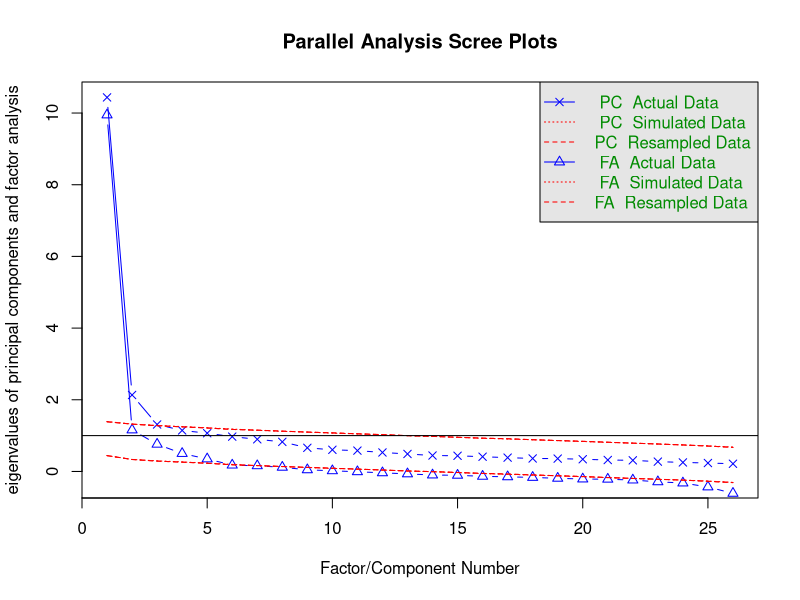
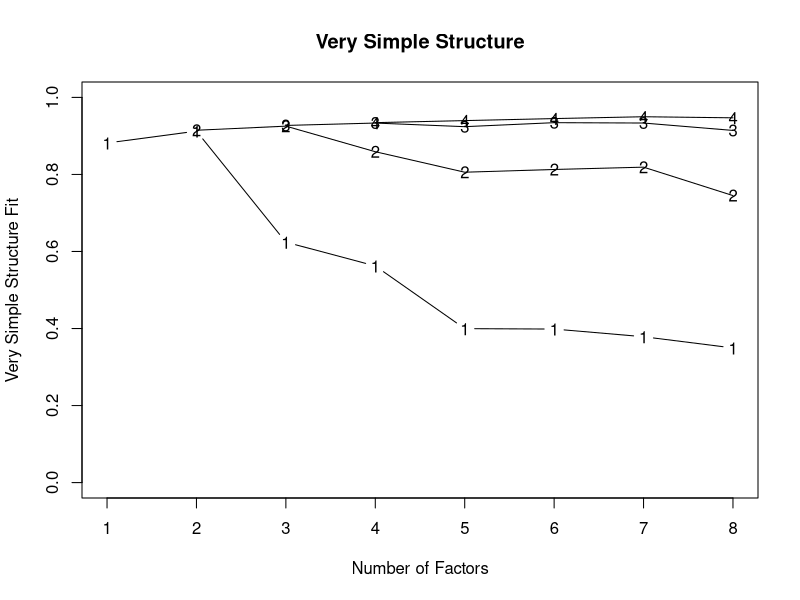
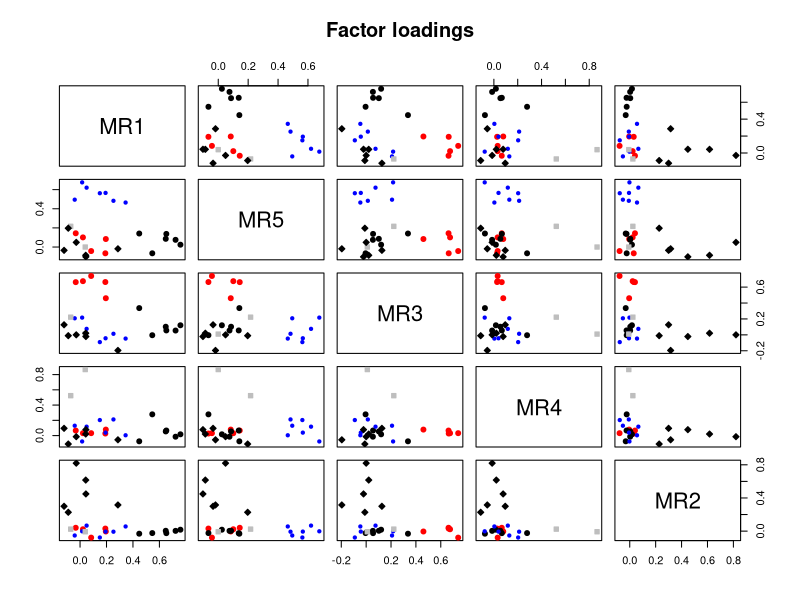
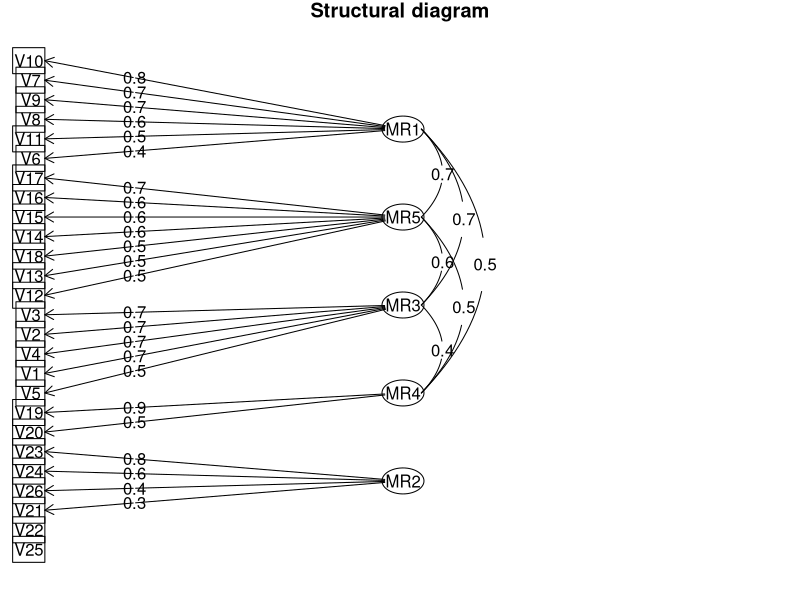
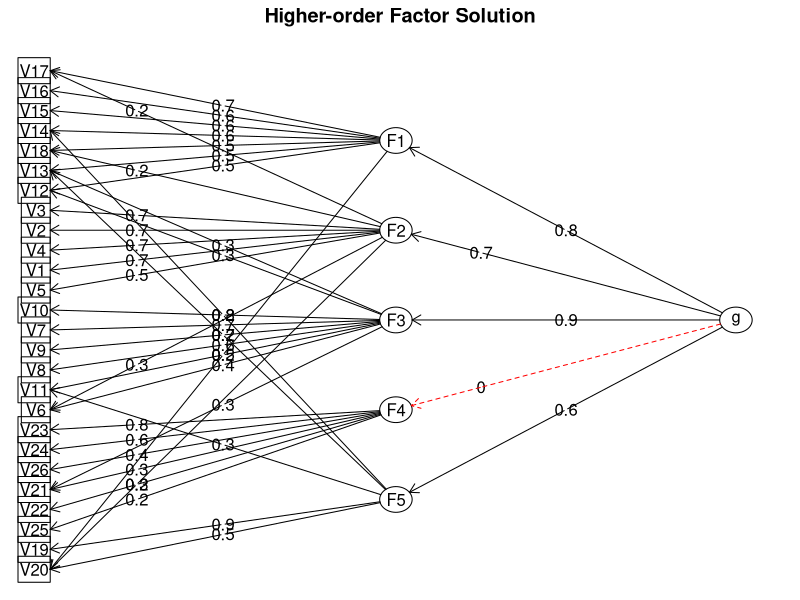
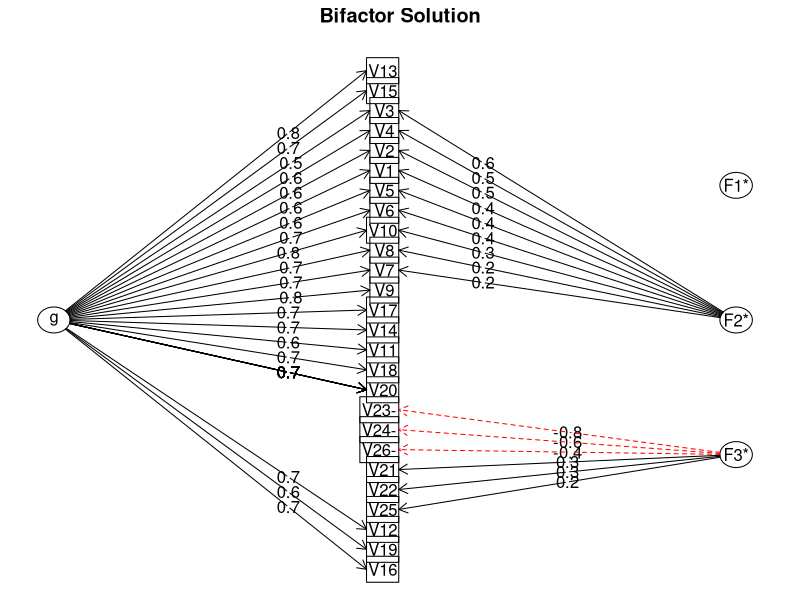
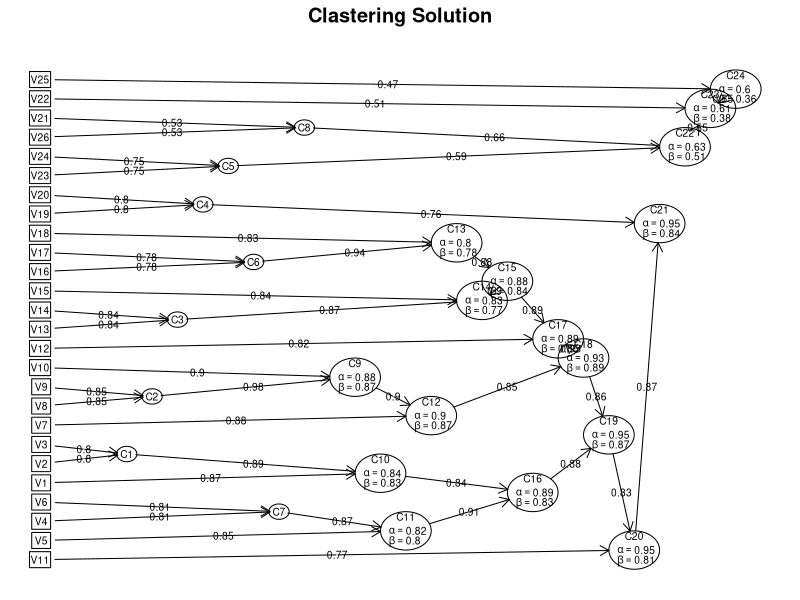

Write the R code that produced these figures, in order.
## ---- chunk 1
knitr::opts_chunk$set(echo = TRUE)
## ---- chunk 2
 set.seed(111)
## ---- chunk 3
library(psych)
library(GPArotation)
library(kableExtra)

#Organizing Packge information for table
packages <- c("psych", "GPArotation", "kableExtra")
display <- c("Package","Title", "Maintainer", "Version", "URL")
table <- matrix(NA, 1, NROW(display), dimnames = list(1, display))
for(i in 1:NROW(packages)){
list <- packageDescription(packages[i])
table <- rbind(table, matrix(unlist(list[c(display)]), 1, NROW(display), byrow = T))
}
table[,NROW(display)] <- stringr::str_extract(table[,NROW(display)], ".+,")

#Table of packages
kable(table[-1,], format = "html", align = "c") %>%
  kable_styling(bootstrap_options = c("striped", "hover", "condensed"))
## ---- chunk 4
efa_data <- read.csv("efa.csv", header=T, na.strings = c(""))

str(efa_data)
head(efa_data)
describe(efa_data)
## ---- chunk 5
fa.parallel(efa_data) 
## ---- chunk 6
vss(efa_data)
## ---- chunk 7
sapply(efa_data, shapiro.test)
## ---- chunk 8
f.solution <- fa(efa_data, nfactors=5, rotate="oblimin", fm="minres")

print(f.solution$loadings, cutoff=0.3)
## ---- chunk 9
plot(f.solution, title="Factor loadings")
## ---- chunk 10
fa.diagram(f.solution, main="Structural diagram")
## ---- chunk 11
omega(efa_data, nfactors = 5, sl=FALSE, title="Higher-order Factor Solution")
## ---- chunk 12
omega(efa_data, title="Bifactor Solution")
## ---- chunk 13
iclust(efa_data, title="Clastering Solution")
